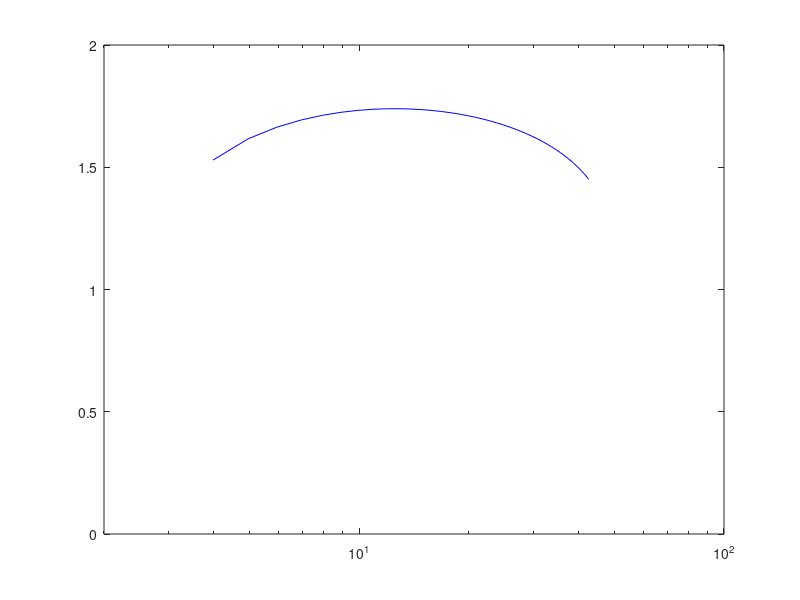

Recreate this plot in MATLAB. (Note: this script raises an error after producing the figure.)
%% HW 5 p2
Pa=101300 ;       % ambient kpa  (Mach 0)
Ta=288.2 ; 
P1= 18750 ;      % Pressure at altitude 1 (Mach 0.85) 
T1= 216.75 ; 
P2= 7170 ;       %Mach 2
T2=T1;
P3= 2097 ;
T3=T2 ; 

%Adiabetic Efficiencies and Gamma 
Nd=0.97 ;
Gd=1.4 ;

Nc=0.85;
Gc=1.37;

Nb=1;
Gb=1.35;
Nt=0.9;
Gt=1.33;
Nn=0.98;
Gn=1.36; 

Nf=0.85;
Gf=Gd;
Nfn=0.97;
B=5;

%% M=0 
M0=0;
U= sqrt(1.4*287*Ta) * M0;
figure
% Compressor inlet 
T02=Ta*(1+(1.4-1)/2*M0^2) ;
P02=Pa*(1+Nd*(T02/Ta-1))^(Gd/(Gd-1));


Pcr= linspace(2,100); % Compressor pressure ratio (X-axis value) 
P03=P02.*Pcr ;
T03=T02.*(1+(1/Nc).*(Pcr.^((Gc-1)/Gc) -1) );
T04=1500 ;% Tmax according to textbook
P04=P03;
% Turbo Fan START
Q=45000000; % KJ/KG
Cp1=1107; %KJ/KG 
f=(T04./T03-1)./(Q./(Cp1.*T03)-T04./T03);

Prf=1.5;
P08=P02*Prf;
T08=T02*(1+1/Nf*(Prf^(0.4/1.4)-1));
Uef=( 2*Nf*(Gf/(Gf-1)).*(287.*T08).*(1-(Pa./P08).^((Gf-1)/Gf)) ).^(1/2);

T05=T04-(T03-T02)-B*(T08-T02);
P05=P04.*(1-(1/Nt).*(1-T05./T04)).^(Gt/(Gt-1));
T06=T05;
P06=P05;
Ue=( 2*Nn*(Gn/(Gn-1)).*(287.*T06).*(1-(Pa./P06).^((Gn-1)/Gn)) ).^(1/2);

ST=(1+f).*Ue + B*Uef-(1+B)*U;
STreal=(ST(3:42));
TSFC= 1000.*f./ST;
TSFC=TSFC(3:42);
PCR=(Pcr(3:42));
semilogx(PCR,STreal/1000,'b')
xlim([2,100])
ylim([0,2])
yyaxis right
semilogx(PCR,TSFC,'b')
ylim([0 0.04])
hold on

T04=1600 ;% Tmax according to textbook
P04=P03;
% Turbo Fan START
Q=45000000; % KJ/KG
Cp1=1107; %KJ/KG 
f=(T04./T03-1)./(Q./(Cp1.*T03)-T04./T03);

Prf=1.5;
P08=P02*Prf;
T08=T02*(1+1/Nf*(Prf^(0.4/1.4)-1));
Uef=( 2*Nf*(Gf/(Gf-1)).*(287.*T08).*(1-(Pa./P08).^((Gf-1)/Gf)) ).^(1/2);

T05=T04-(T03-T02)-B*(T08-T02);
P05=P04.*(1-(1/Nt).*(1-T05./T04)).^(Gt/(Gt-1));
T06=T05;
P06=P05;
Ue=( 2*Nn*(Gn/(Gn-1)).*(287.*T06).*(1-(Pa./P06).^((Gn-1)/Gn)) ).^(1/2);

ST=(1+f).*Ue + B*Uef-(1+B)*U;
STreal=(ST(3:60));
TSFC= 1000.*f./ST;
TSFC=TSFC(3:60);
PCR=(Pcr(3:60));
yyaxis left
semilogx(PCR,STreal/1000.,'r-');
yyaxis right
semilogx(PCR,TSFC,'r-')

T04=1700 ;% Tmax according to textbook
P04=P03;
Q=45000000; % KJ/KG
Cp1=1107; %KJ/KG 
f=(T04./T03-1)./(Q./(Cp1.*T03)-T04./T03);

Prf=1.5;
P08=P02*Prf;
T08=T02*(1+1/Nf*(Prf^(0.4/1.4)-1));
Uef=( 2*Nf*(Gf/(Gf-1)).*(287.*T08).*(1-(Pa./P08).^((Gf-1)/Gf)) ).^(1/2);

T05=T04-(T03-T02)-B*(T08-T02);
P05=P04.*(1-(1/Nt).*(1-T05./T04)).^(Gt/(Gt-1));
T06=T05;
P06=P05;
Ue=( 2*Nn*(Gn/(Gn-1)).*(287.*T06).*(1-(Pa./P06).^((Gn-1)/Gn)) ).^(1/2);

ST=(1+f).*Ue + B*Uef-(1+B)*U;
STreal=(ST(2:70));
TSFC= 1000.*f./ST;
TSFC=TSFC(2:70);
PCR=(Pcr(2:70));
yyaxis left
semilogx(PCR,STreal/1000,'g-');
xlabel('Compressor Pressure Ratio')
ylabel('ST KNs/Kg')
yyaxis right
semilogx(PCR,TSFC,'g-')
xlim([2 100])
ylabel('Kg/Kns')
title('Turbofan Static thrust and Fuel Consumption')
hold off

%% M= 0.85

M0=0.85;
U= sqrt(1.4*287*T1) * M0;
figure
% Compressor inlet 
T02=T1*(1+(1.4-1)/2*M0^2) ;
P02=P1*(1+Nd*(T02/T1-1))^(Gd/(Gd-1));


Pcr= linspace(2,100); % Compressor pressure ratio (X-axis value) 
P03=P02.*Pcr ;
T03=T02.*(1+(1/Nc).*(Pcr.^((Gc-1)/Gc) -1) );
T04=1500 ;% Tmax according to textbook
P04=P03;
% Turbo Fan START
Q=45000000; % KJ/KG
Cp1=1107; %KJ/KG 
f=(T04./T03-1)./(Q./(Cp1.*T03)-T04./T03);

Prf=1.5;
P08=P02*Prf;
T08=T02*(1+1/Nf*(Prf^(0.4/1.4)-1));
Uef=( 2*Nf*(Gf/(Gf-1)).*(287.*T08).*(1-(P1./P08).^((Gf-1)/Gf)) ).^(1/2);

T05=T04-(T03-T02)-B*(T08-T02);
P05=P04.*(1-(1/Nt).*(1-T05./T04)).^(Gt/(Gt-1));
T06=T05;
P06=P05;
Ue=( 2*Nn*(Gn/(Gn-1)).*(287.*T06).*(1-(P1./P06).^((Gn-1)/Gn)) ).^(1/2);

ST=(1+f).*Ue + B*Uef-(1+B)*U;
STreal=(ST(2:90));
TSFC= 1000.*f./ST;
TSFC=TSFC(2:90);
PCR=(Pcr(2:90));
semilogx(PCR,STreal/1000,'b')
xlim([2,100])
ylim([0,2])
yyaxis right
semilogx(PCR,TSFC,'b')
ylim([0 0.04])
hold on

T04=1600 ;% Tmax according to textbook
P04=P03;
% Turbo Fan START
Q=45000000; % KJ/KG
Cp1=1107; %KJ/KG 
f=(T04./T03-1)./(Q./(Cp1.*T03)-T04./T03);

Prf=1.5;
P08=P02*Prf;
T08=T02*(1+1/Nf*(Prf^(0.4/1.4)-1));
Uef=( 2*Nf*(Gf/(Gf-1)).*(287.*T08).*(1-(P1./P08).^((Gf-1)/Gf)) ).^(1/2);

T05=T04-(T03-T02)-B*(T08-T02);
P05=P04.*(1-(1/Nt).*(1-T05./T04)).^(Gt/(Gt-1));
T06=T05;
P06=P05;
Ue=( 2*Nn*(Gn/(Gn-1)).*(287.*T06).*(1-(P1./P06).^((Gn-1)/Gn)) ).^(1/2);

ST=(1+f).*Ue + B*Uef-(1+B)*U;
STreal=(ST(2:100));
TSFC= 1000.*f./ST;
TSFC=TSFC(2:100);
PCR=(Pcr(2:100));
yyaxis left
semilogx(PCR,STreal/1000.,'r-');
ylabel("KNs/Kg")
yyaxis right
semilogx(PCR,TSFC,'r-')
xlabel('Compressor Pressure Ratio')
ylabel('Kg/KNs')
T04=1700 ;% Tmax according to textbook
P04=P03;
Q=45000000; % KJ/KG
Cp1=1107; %KJ/KG 
f=(T04./T03-1)./(Q./(Cp1.*T03)-T04./T03);

Prf=1.5;
P08=P02*Prf;
T08=T02*(1+1/Nf*(Prf^(0.4/1.4)-1));
Uef=( 2*Nf*(Gf/(Gf-1)).*(287.*T08).*(1-(P1./P08).^((Gf-1)/Gf)) ).^(1/2);

T05=T04-(T03-T02)-B*(T08-T02);
P05=P04.*(1-(1/Nt).*(1-T05./T04)).^(Gt/(Gt-1));
T06=T05;
P06=P05;
Ue=( 2*Nn*(Gn/(Gn-1)).*(287.*T06).*(1-(P1./P06).^((Gn-1)/Gn)) ).^(1/2);

ST=(1+f).*Ue + B*Uef-(1+B)*U;
STreal=(ST(2:100));
TSFC= 1000.*f./ST;
TSFC=TSFC(2:100);
PCR=(Pcr(2:100));
yyaxis left
semilogx(PCR,STreal/1000,'g-');
ylabel('ST KNs/Kg')
yyaxis right
semilogx(PCR,TSFC,'g-')
ylim([0 0.06])
xlim([2 100])
xlabel('Compressor pressure ratio')
ylabel('Kg/KNs')
legend('1500', '1600','1700')
title('Turbofan cruise thrust and Fuel Consumption')
hold off

figure
Nth=((1+f).*(Ue.^2/2)-0.5*U^2)./(f.*Q);
semilogx(Pcr,Nth)
Np=2*U./(Ue+U)+0.15;
Nth=((1+f).*(Ue.^2).*0.5-U^2/2)./(f.*Q)+0.1;
No=Np.*Nth;
semilogx(Pcr,Np)
hold on

semilogx(Pcr,Nth)
hold on
semilogx(Pcr,No)
xlim([2 100])
ylim([0 1])
legend('N propulsion','N thermal','N overall')
title('Turbofan Efficiency vs Compressor p ratio')
xlabel('Compressor Pressure Ratio')
